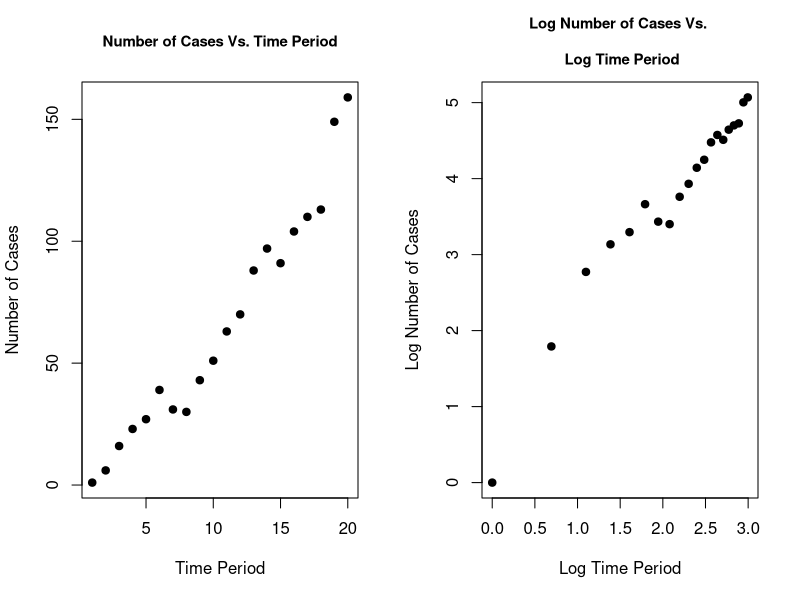

The R script that drew this image:
x <- 1:20
y <- c(1,6,16,23,27,39,31,30,43,51,63,70,88,97,91,104,110,113,149,159)

# Plots: ###################################################################
par(mfrow=c(1,2),cex.main=.9)

# 1a)
plot(x,y,pch=20,cex=1.5,main="Number of Cases Vs. Time Period",
     xlab="Time Period",ylab="Number of Cases")

# 1b)
plot(log(x),log(y),pch=20,cex=1.5,main="Log Number of Cases Vs. 
     \n Log Time Period", xlab="Log Time Period",ylab="Log Number of Cases")
############################################################################

# 1c)


iwls <- function(X,b=rep(0,ncol(X)),z) {
  X <- cbind(1,log(X))
  W <- exp(X%*%b)
   
}
